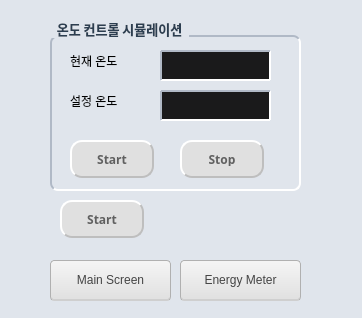
<?xml version="1.0" encoding="UTF-8"?>
<ui version="4.0">
 <class>TempScreen</class>
 <widget class="QDialog" name="TempScreen">
  <property name="geometry">
   <rect>
    <x>0</x>
    <y>0</y>
    <width>362</width>
    <height>318</height>
   </rect>
  </property>
  <property name="windowTitle">
   <string>Dialog</string>
  </property>
  <property name="styleSheet">
   <string notr="true">background-color: #E0E5EC;</string>
  </property>
  <widget class="QPushButton" name="btn_to_main">
   <property name="geometry">
    <rect>
     <x>50</x>
     <y>260</y>
     <width>121</width>
     <height>41</height>
    </rect>
   </property>
   <property name="styleSheet">
    <string notr="true">QPushButton {
background-color: qlineargradient(spread:pad, x1:0, y1:0, x2:0, y2:1, stop:0 #F5F5F5, stop:1 #E0E0E0); 
color: #444444;
border-radius: 4px;
padding: 8px 16px;
font-size: 12px;
border: 1px solid #B0B0B0;
border-bottom: 2px solid #CFCFCF;
}

QPushButton:pressed {
background-color: qlineargradient(spread:pad, x1:0, y1:0, x2:0, y2:1, stop:0 #D0D0D0, stop:1 #E5E5E5); 
border-top: 3px solid #A0A0A0;
border-left: 3px solid #A8A8A8;
border-right: 3px solid #F0F0F0;
border-bottom: 3px solid #F8F8F8;

padding-left: 18px;
padding-top: 11px;
color: #005A9E;
}</string>
   </property>
   <property name="text">
    <string>Main Screen</string>
   </property>
  </widget>
  <widget class="QPushButton" name="btn_value">
   <property name="geometry">
    <rect>
     <x>60</x>
     <y>200</y>
     <width>84</width>
     <height>38</height>
    </rect>
   </property>
   <property name="font">
    <font>
     <family>D2Coding</family>
     <italic>false</italic>
     <bold>true</bold>
    </font>
   </property>
   <property name="styleSheet">
    <string notr="true">QPushButton {
background-color: #e0e0e0;  /* 부모위젯의 배경색과 맞춰주세요 */
border-radius: 12px;
border: none;

/* Qt에서는 복합 그림자가 안 되므로 테두리 색상차이를 이용 */
border-top: 2px solid #ffffff;
border-left: 2px solid #ffffff;
border-right: 2px solid #bebebe;  /* 오른쪽 아래 어두운 그림자*/
border-bottom: 2px solid #bebebe;

color: #606060;
padding: 10px;
}

QPushButton:pressed {
/* 눌렸을 때는 반대로 어두운 쪽이 위로 오게 하여 '파인'느낌 생성*/
border-top: 2px solid #bebebe;
border-left: 2px solid #bebebe;
border-right: 2px solid #ffffff;
border-bottom: 2px solid #ffffff;
background-color: #e0e0e0;  

}</string>
   </property>
   <property name="text">
    <string>Start</string>
   </property>
  </widget>
  <widget class="QGroupBox" name="groupBox_9">
   <property name="geometry">
    <rect>
     <x>50</x>
     <y>20</y>
     <width>251</width>
     <height>171</height>
    </rect>
   </property>
   <property name="font">
    <font>
     <family>D2Coding</family>
     <pointsize>10</pointsize>
     <bold>true</bold>
    </font>
   </property>
   <property name="styleSheet">
    <string notr="true">QGroupBox {
    font-weight: bold;
    border: 2px solid #bdc3c7; /* 테두리 색상 */
    border-radius: 8px; /* 둥근 모서리 */
    margin-top: 15px; /* 타이틀 공간 확보 */
    background-color: #E0E5EC; /* 배경색 */
    padding: 10px;
    border-top: 2px solid #B0B9C6;
    border-left: 2px solid #B0B9C6;
  
    
    border-bottom: 2px solid #FFFFFF;
    border-right: 2px solid #FFFFFF;
}

QGroupBox::title {
    subcontrol-origin: margin;
    subcontrol-position: top left; /* 타이틀 위치 */
    padding: 0 5px;
    color: #2c3e50; /* 타이틀 글자 색상 */
}</string>
   </property>
   <property name="title">
    <string>온도 컨트롤 시뮬레이션</string>
   </property>
   <widget class="QLabel" name="lbl_tempCurrValue">
    <property name="geometry">
     <rect>
      <x>110</x>
      <y>30</y>
      <width>111</width>
      <height>31</height>
     </rect>
    </property>
    <property name="styleSheet">
     <string notr="true">QLabel {
   /* 1. 배경을 주변보다 살짝 어둡게 (푹 패인 바닥 역활) */
    /*background-color: #D6DCE5; /* 배경색 */
    background-color: #1a1a1b;
   /* 2. 빛의 반대 방향 (좌상단)은 그림자가 져서 어둡게 */
    border-top: 2px solid #B0B9C6;
    border-left: 2px solid #B0B9C6;
  
    /* 3. 빛이 닿는 방향(우하단)은 밝게 빛나도록 */
    border-bottom: 2px solid #FFFFFF;
    border-right: 2px solid #FFFFFF;
   
    /* 4. 부드러운 곡선과 텍스트 설정 */
    border-radius: 1px; /* 둥근 모서리 */
    padding: 1px; /* 내부 여백 */
    /*color: #4A5568; /* 글자색 */
    color: #00ffcc;
    font-family: 'Pretendard', sans-serif;
    font-size: 14px;
    font-weight: bold;
    
}</string>
    </property>
    <property name="text">
     <string/>
    </property>
    <property name="alignment">
     <set>Qt::AlignCenter</set>
    </property>
   </widget>
   <widget class="QLabel" name="Test_26">
    <property name="geometry">
     <rect>
      <x>20</x>
      <y>30</y>
      <width>71</width>
      <height>23</height>
     </rect>
    </property>
    <property name="text">
     <string>&lt;html&gt;&lt;head/&gt;&lt;body&gt;&lt;p&gt;현재 온도&lt;/p&gt;&lt;/body&gt;&lt;/html&gt;</string>
    </property>
   </widget>
   <widget class="QLabel" name="Test_27">
    <property name="geometry">
     <rect>
      <x>20</x>
      <y>70</y>
      <width>81</width>
      <height>23</height>
     </rect>
    </property>
    <property name="text">
     <string>&lt;html&gt;&lt;head/&gt;&lt;body&gt;&lt;p&gt;설정 온도&lt;/p&gt;&lt;/body&gt;&lt;/html&gt;</string>
    </property>
   </widget>
   <widget class="QPushButton" name="btn_start_temp">
    <property name="geometry">
     <rect>
      <x>20</x>
      <y>120</y>
      <width>84</width>
      <height>38</height>
     </rect>
    </property>
    <property name="font">
     <font>
      <family>D2Coding</family>
      <italic>false</italic>
      <bold>true</bold>
     </font>
    </property>
    <property name="styleSheet">
     <string notr="true">QPushButton {
background-color: #e0e0e0;  /* 부모위젯의 배경색과 맞춰주세요 */
border-radius: 12px;
border: none;

/* Qt에서는 복합 그림자가 안 되므로 테두리 색상차이를 이용 */
border-top: 2px solid #ffffff;
border-left: 2px solid #ffffff;
border-right: 2px solid #bebebe;  /* 오른쪽 아래 어두운 그림자*/
border-bottom: 2px solid #bebebe;

color: #606060;
padding: 10px;
}

QPushButton:pressed {
/* 눌렸을 때는 반대로 어두운 쪽이 위로 오게 하여 '파인'느낌 생성*/
border-top: 2px solid #bebebe;
border-left: 2px solid #bebebe;
border-right: 2px solid #ffffff;
border-bottom: 2px solid #ffffff;
background-color: #e0e0e0;  

}</string>
    </property>
    <property name="text">
     <string>Start</string>
    </property>
   </widget>
   <widget class="QPushButton" name="btn_stop_temp">
    <property name="geometry">
     <rect>
      <x>130</x>
      <y>120</y>
      <width>84</width>
      <height>38</height>
     </rect>
    </property>
    <property name="font">
     <font>
      <family>D2Coding</family>
      <italic>false</italic>
      <bold>true</bold>
     </font>
    </property>
    <property name="styleSheet">
     <string notr="true">QPushButton {
background-color: #e0e0e0;  /* 부모위젯의 배경색과 맞춰주세요 */
border-radius: 12px;
border: none;

/* Qt에서는 복합 그림자가 안 되므로 테두리 색상차이를 이용 */
border-top: 2px solid #ffffff;
border-left: 2px solid #ffffff;
border-right: 2px solid #bebebe;  /* 오른쪽 아래 어두운 그림자*/
border-bottom: 2px solid #bebebe;

color: #606060;
padding: 10px;
}

QPushButton:pressed {
/* 눌렸을 때는 반대로 어두운 쪽이 위로 오게 하여 '파인'느낌 생성*/
border-top: 2px solid #bebebe;
border-left: 2px solid #bebebe;
border-right: 2px solid #ffffff;
border-bottom: 2px solid #ffffff;
background-color: #e0e0e0;  

}</string>
    </property>
    <property name="text">
     <string>Stop</string>
    </property>
   </widget>
   <widget class="QLineEdit" name="ledit_temp_target">
    <property name="geometry">
     <rect>
      <x>110</x>
      <y>70</y>
      <width>111</width>
      <height>31</height>
     </rect>
    </property>
    <property name="styleSheet">
     <string notr="true">/* 1. 배경을 주변보다 살짝 어둡게 (푹 패인 바닥 역활) */
    /*background-color: #D6DCE5; /* 배경색 */
    background-color: #1a1a1b;
   /* 2. 빛의 반대 방향 (좌상단)은 그림자가 져서 어둡게 */
    border-top: 2px solid #B0B9C6;
    border-left: 2px solid #B0B9C6;
  
    /* 3. 빛이 닿는 방향(우하단)은 밝게 빛나도록 */
    border-bottom: 2px solid #FFFFFF;
    border-right: 2px solid #FFFFFF;
   
    /* 4. 부드러운 곡선과 텍스트 설정 */
    border-radius: 1px; /* 둥근 모서리 */
    padding: 1px; /* 내부 여백 */
    /*color: #4A5568; /* 글자색 */
    color: #00ffcc;
    font-family: 'Pretendard', sans-serif;
    font-size: 14px;
    font-weight: bold;</string>
    </property>
   </widget>
  </widget>
  <widget class="QPushButton" name="btn_to_Energy">
   <property name="geometry">
    <rect>
     <x>180</x>
     <y>260</y>
     <width>121</width>
     <height>41</height>
    </rect>
   </property>
   <property name="styleSheet">
    <string notr="true">QPushButton {
background-color: qlineargradient(spread:pad, x1:0, y1:0, x2:0, y2:1, stop:0 #F5F5F5, stop:1 #E0E0E0); 
color: #444444;
border-radius: 4px;
padding: 8px 16px;
font-size: 12px;
border: 1px solid #B0B0B0;
border-bottom: 2px solid #CFCFCF;
}

QPushButton:pressed {
background-color: qlineargradient(spread:pad, x1:0, y1:0, x2:0, y2:1, stop:0 #D0D0D0, stop:1 #E5E5E5); 
border-top: 3px solid #A0A0A0;
border-left: 3px solid #A8A8A8;
border-right: 3px solid #F0F0F0;
border-bottom: 3px solid #F8F8F8;

padding-left: 18px;
padding-top: 11px;
color: #005A9E;
}</string>
   </property>
   <property name="text">
    <string>Energy Meter</string>
   </property>
  </widget>
 </widget>
 <resources/>
 <connections/>
</ui>
